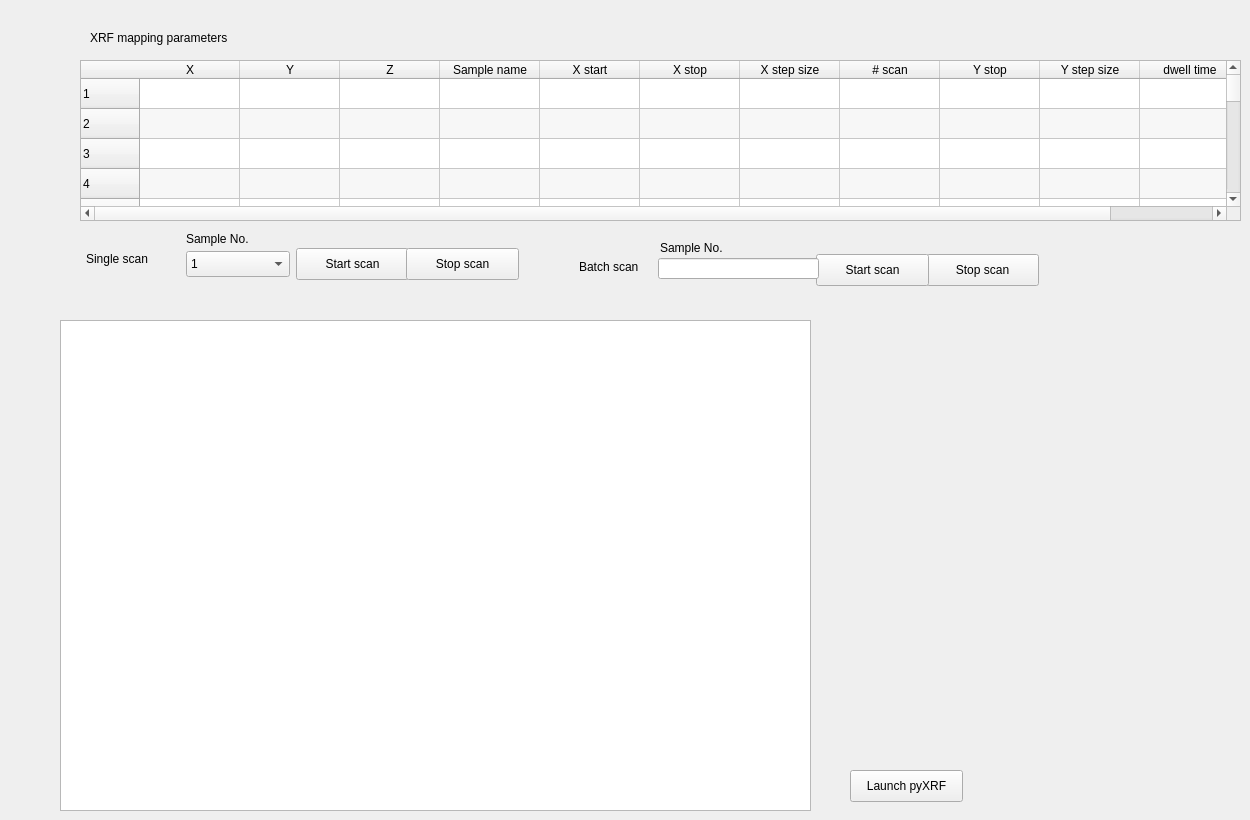
    <widget class="QWidget" name="tab_XRF">
     <attribute name="title">
      <string>XRF imaging</string>
     </attribute>
     <widget class="QTableWidget" name="tableWidget_4">
      <property name="geometry">
       <rect>
        <x>80</x>
        <y>60</y>
        <width>1161</width>
        <height>161</height>
       </rect>
      </property>
      <property name="alternatingRowColors">
       <bool>true</bool>
      </property>
      <row>
       <property name="text">
        <string>1</string>
       </property>
      </row>
      <row>
       <property name="text">
        <string>2</string>
       </property>
      </row>
      <row>
       <property name="text">
        <string>3</string>
       </property>
      </row>
      <row>
       <property name="text">
        <string>4</string>
       </property>
      </row>
      <row>
       <property name="text">
        <string>5</string>
       </property>
      </row>
      <row>
       <property name="text">
        <string>6</string>
       </property>
      </row>
      <row>
       <property name="text">
        <string>7</string>
       </property>
      </row>
      <row>
       <property name="text">
        <string>8</string>
       </property>
      </row>
      <row>
       <property name="text">
        <string>9</string>
       </property>
      </row>
      <row>
       <property name="text">
        <string>11</string>
       </property>
      </row>
      <row>
       <property name="text">
        <string>New Row</string>
       </property>
      </row>
      <row>
       <property name="text">
        <string>12</string>
       </property>
      </row>
      <row>
       <property name="text">
        <string>13</string>
       </property>
      </row>
      <row>
       <property name="text">
        <string>14</string>
       </property>
      </row>
      <row>
       <property name="text">
        <string>15</string>
       </property>
      </row>
      <row>
       <property name="text">
        <string>16</string>
       </property>
      </row>
      <row>
       <property name="text">
        <string>17</string>
       </property>
      </row>
      <row>
       <property name="text">
        <string>18</string>
       </property>
      </row>
      <row>
       <property name="text">
        <string>19</string>
       </property>
      </row>
      <row>
       <property name="text">
        <string>20</string>
       </property>
      </row>
      <row>
       <property name="text">
        <string>21</string>
       </property>
      </row>
      <row>
       <property name="text">
        <string>22</string>
       </property>
      </row>
      <row>
       <property name="text">
        <string>24</string>
       </property>
      </row>
      <column>
       <property name="text">
        <string>X</string>
       </property>
      </column>
      <column>
       <property name="text">
        <string>Y</string>
       </property>
      </column>
      <column>
       <property name="text">
        <string>Z</string>
       </property>
      </column>
      <column>
       <property name="text">
        <string>Sample name</string>
       </property>
      </column>
      <column>
       <property name="text">
        <string>X start</string>
       </property>
      </column>
      <column>
       <property name="text">
        <string>X stop</string>
       </property>
      </column>
      <column>
       <property name="text">
        <string>X step size</string>
       </property>
      </column>
      <column>
       <property name="text">
        <string># scan</string>
       </property>
      </column>
      <column>
       <property name="text">
        <string>Y stop</string>
       </property>
      </column>
      <column>
       <property name="text">
        <string>Y step size</string>
       </property>
      </column>
      <column>
       <property name="text">
        <string>dwell time</string>
       </property>
      </column>
     </widget>
     <widget class="QLabel" name="label_23">
      <property name="geometry">
       <rect>
        <x>90</x>
        <y>30</y>
        <width>171</width>
        <height>16</height>
       </rect>
      </property>
      <property name="text">
       <string>XRF mapping parameters</string>
      </property>
     </widget>
     <widget class="QPushButton" name="pushButton_18">
      <property name="geometry">
       <rect>
        <x>296</x>
        <y>248</y>
        <width>113</width>
        <height>32</height>
       </rect>
      </property>
      <property name="text">
       <string>Start scan</string>
      </property>
     </widget>
     <widget class="QPushButton" name="pushButton_19">
      <property name="geometry">
       <rect>
        <x>926</x>
        <y>254</y>
        <width>113</width>
        <height>32</height>
       </rect>
      </property>
      <property name="text">
       <string>Stop scan</string>
      </property>
     </widget>
     <widget class="QPushButton" name="pushButton_20">
      <property name="geometry">
       <rect>
        <x>406</x>
        <y>248</y>
        <width>113</width>
        <height>32</height>
       </rect>
      </property>
      <property name="text">
       <string>Stop scan</string>
      </property>
     </widget>
     <widget class="QLabel" name="label_24">
      <property name="geometry">
       <rect>
        <x>579</x>
        <y>259</y>
        <width>81</width>
        <height>16</height>
       </rect>
      </property>
      <property name="text">
       <string>Batch scan</string>
      </property>
     </widget>
     <widget class="QLabel" name="label_25">
      <property name="geometry">
       <rect>
        <x>186</x>
        <y>231</y>
        <width>81</width>
        <height>16</height>
       </rect>
      </property>
      <property name="text">
       <string>Sample No.</string>
      </property>
     </widget>
     <widget class="QLabel" name="label_26">
      <property name="geometry">
       <rect>
        <x>86</x>
        <y>251</y>
        <width>81</width>
        <height>16</height>
       </rect>
      </property>
      <property name="text">
       <string>Single scan</string>
      </property>
     </widget>
     <widget class="QComboBox" name="comboBox_4">
      <property name="geometry">
       <rect>
        <x>186</x>
        <y>251</y>
        <width>104</width>
        <height>26</height>
       </rect>
      </property>
      <property name="mouseTracking">
       <bool>false</bool>
      </property>
      <property name="acceptDrops">
       <bool>true</bool>
      </property>
      <item>
       <property name="text">
        <string>1</string>
       </property>
      </item>
      <item>
       <property name="text">
        <string>2</string>
       </property>
      </item>
      <item>
       <property name="text">
        <string>3</string>
       </property>
      </item>
      <item>
       <property name="text">
        <string>4</string>
       </property>
      </item>
      <item>
       <property name="text">
        <string>5</string>
       </property>
      </item>
      <item>
       <property name="text">
        <string>6</string>
       </property>
      </item>
      <item>
       <property name="text">
        <string>7</string>
       </property>
      </item>
      <item>
       <property name="text">
        <string>8</string>
       </property>
      </item>
      <item>
       <property name="text">
        <string>9</string>
       </property>
      </item>
      <item>
       <property name="text">
        <string>10</string>
       </property>
      </item>
     </widget>
     <widget class="QPushButton" name="pushButton_21">
      <property name="geometry">
       <rect>
        <x>816</x>
        <y>254</y>
        <width>113</width>
        <height>32</height>
       </rect>
      </property>
      <property name="text">
       <string>Start scan</string>
      </property>
     </widget>
     <widget class="QPushButton" name="pushButton_22">
      <property name="geometry">
       <rect>
        <x>850</x>
        <y>770</y>
        <width>113</width>
        <height>32</height>
       </rect>
      </property>
      <property name="text">
       <string>Launch pyXRF</string>
      </property>
     </widget>
     <widget class="PlotWidget" name="graphicsView_3">
      <property name="geometry">
       <rect>
        <x>60</x>
        <y>320</y>
        <width>751</width>
        <height>491</height>
       </rect>
      </property>
     </widget>
     <widget class="QLineEdit" name="lineEdit_3">
      <property name="geometry">
       <rect>
        <x>658</x>
        <y>258</y>
        <width>161</width>
        <height>21</height>
       </rect>
      </property>
     </widget>
     <widget class="QLabel" name="label_27">
      <property name="geometry">
       <rect>
        <x>660</x>
        <y>240</y>
        <width>81</width>
        <height>16</height>
       </rect>
      </property>
      <property name="text">
       <string>Sample No.</string>
      </property>
     </widget>
    </widget>
